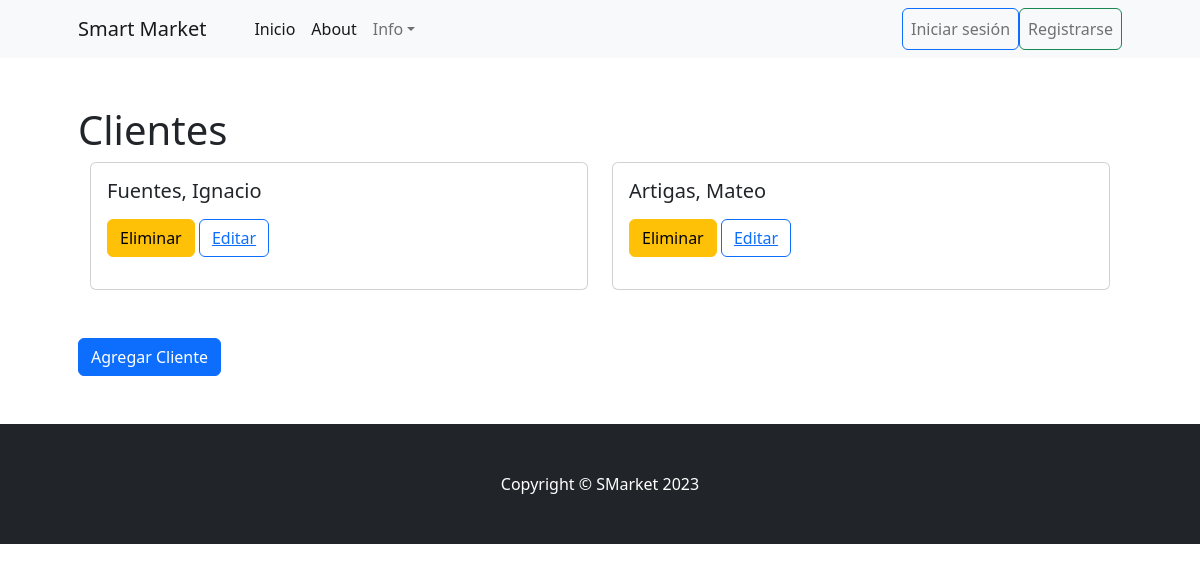
Before: /cliente/ with the older database file.
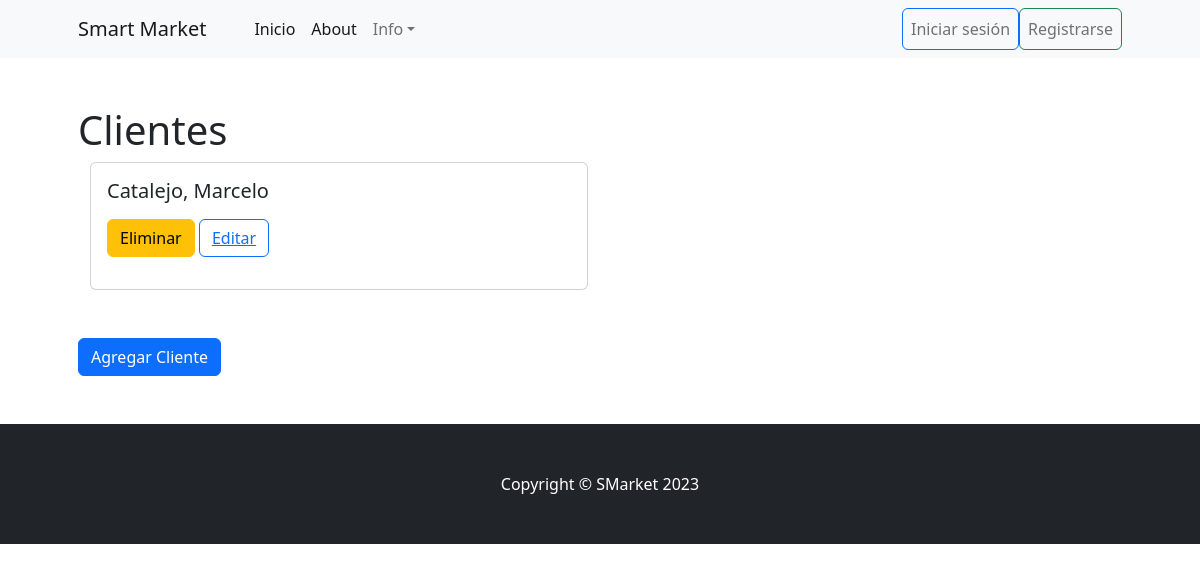
After: the same page with the newer database file.
### cliente/models.py (models this page shows, shortened)
class Cliente(models.Model):
   nombre = models.CharField(max_length=100)
   apellido = models.CharField(max_length=100)

### cliente/views.py (the view)
# urls.py: path("", views.home, name = "index"),
def home(request):
    clientes = models.Cliente.objects.all()
    context = {"clientes": clientes}
    return render(request, "cliente/index.html", context)

### cliente/templates/cliente/index.html (shortened to what this page needs)
{% extends 'core/base.html' %}
{% block contenido_titulo %}
    Clientes
{% endblock contenido_titulo %}
{% block contenido %}
    <div class="container">
        <div class="row">
            {% for cliente in clientes %}
                <div class="col-md-6">
                    <div class="card mb-4">
                        <div class="card-body">
                            <h5 class="card-title">{{ cliente.apellido }}, {{ cliente.nombre }}</h5>
                            <p class="card-text">
                                <form action="{% url 'cliente:eliminar' cliente.id %}" method="POST"> {% csrf_token %}
                                    <button type="submit" class="btn btn-warning">Eliminar</button>
                                    <button class="btn btn-outline-primary">
                                        <a href="{% url 'cliente:editar' cliente.id %}" class="btn-link">
                                             Editar
                                        </a>
                                    </button>
                                </form>
                            </p>
                        </div>
                    </div>
                </div>
            {% endfor %}
        </div>
    </div>
    <div class="row mt-4">
        <div class="col-md-12">
            <a href="http://127.0.0.1:8000/cliente/crear" class="btn btn-primary">Agregar Cliente</a>
        </div>
    </div>
   </div>
{% endblock contenido %}

Changed rows visible on the page:
removed Cliente: apellido "Fuentes", nombre "Ignacio"
removed Cliente: apellido "Artigas", nombre "Mateo"
added Cliente: apellido "Catalejo", nombre "Marcelo"
